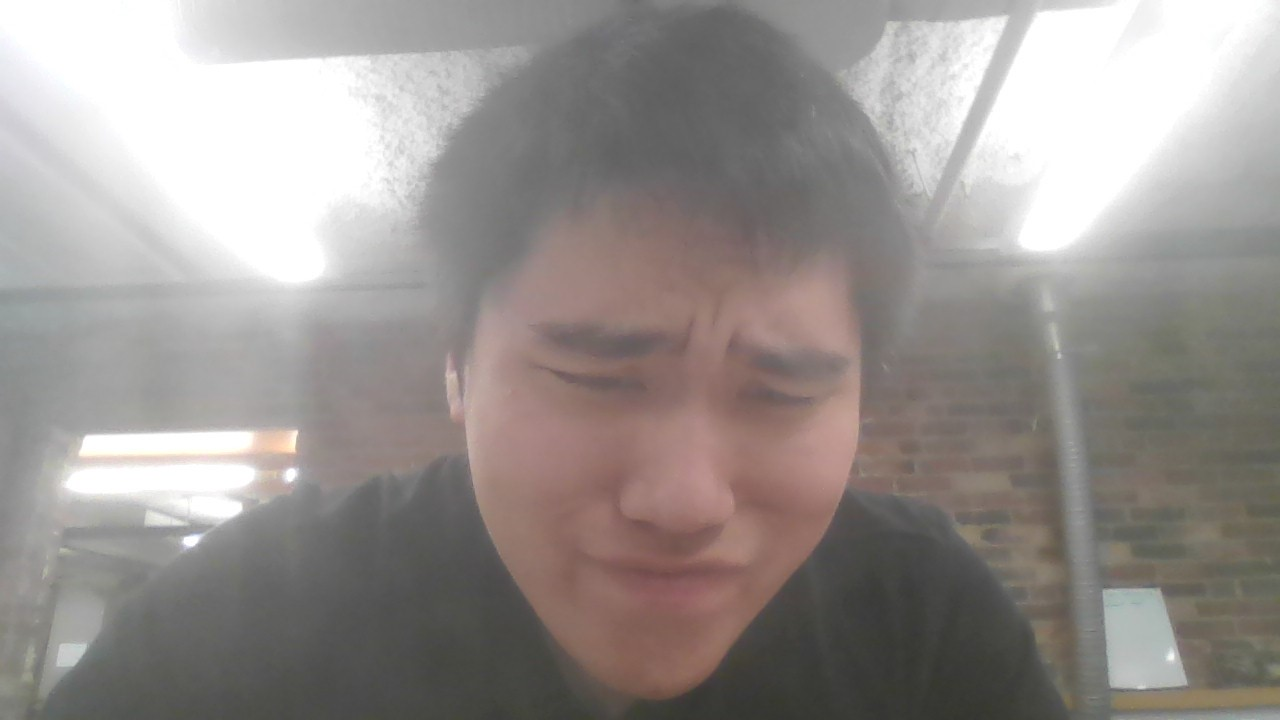
#> input picture midterm2/testing/test.jpg, 1280 x 720 px, given in place of the camera
$ python camera_main.py   (older library calls are emulated)
#> lines starting #> are read from the running program, lines starting #| are printed output that depends on the picture
### hw8-final/tracking.py
import cv2
import numpy as np


class Tracking:
    def __init__(self):
        # Magnet/Arm Variables
        self.mx = 0
        self.my = 0

        # Rib Bone/Object Variables
        self.cx = 0
        self.cy = 0

        # Display Variables

    def find_contour(self, image_to_analyze, lower, upper, area=20):
        # create NumPy arrays from the boundaries
        lower = np.array(lower, dtype="uint8")
        upper = np.array(upper, dtype="uint8")

        # find the colors within the specified boundaries and apply the mask
        mask = cv2.inRange(image_to_analyze, lower, upper)

        ret, thresh = cv2.threshold(mask, 40, 255, 0)
        if (int(cv2.__version__[0]) > 3):
            contours, hierarchy = cv2.findContours(thresh, cv2.RETR_EXTERNAL, cv2.CHAIN_APPROX_NONE)
        else:
            im2, contours, hierarchy = cv2.findContours(thresh, cv2.RETR_EXTERNAL, cv2.CHAIN_APPROX_NONE)

        if len(contours) != 0:
            # find the biggest countour (c) by the area
            c = max(contours, key=cv2.contourArea)

            # find center of largest contour, c.
            M = cv2.moments(c)
            if M["m00"] > area:
                cx = int(M['m10'] / M['m00'])
                cy = int(M['m01'] / M['m00'])
                # If a relevant color contour is found, and is large enough.
                return [cx, cy, c]  # returns center and contour itself
            else:
                # If a relevant color contour is found, but is not large enough.
                print(f"Object with Upper{upper} and Lower{lower} was found but must be larger")
                return True
        else:
            # If no relevant contour is found.
            return False
        # This shouldn't ever occur...
        # return None

    # Params: nparray as image, contour_data=[int, int, numpy.ndarray], int, int, int, str
    def draw_contour(self, image, contour_data, r, g, b, caption):
        # print(f"contour_data type:{type(contour_data)}")
        if type(contour_data) is list:
            x = contour_data[0]
            y = contour_data[1]
            contour = contour_data[2]
            # Contour data itself, as a numpy.ndarray
            cv2.drawContours(image, [contour], -1, (r, g, b), 2)
            # Give contour a caption
            cv2.putText(image, caption, (x + 10, y - 10), cv2.FONT_HERSHEY_SIMPLEX, 0.5, (r/2, g/2, b/2), 2)
            # Draw dot at center of contour
            cv2.circle(image, (contour_data[0], contour_data[1]), 1, (255, 0, 255), -1)
        # elif type(contour_data) is bool and contour_data is True:
        #     print(f"Object <{caption}> is found, but needs to be larger.")
        # else:
        #     # print(f"Object <{caption}> cannot be found.")

    def display_text_valid(self, image, valid):
        if valid:
            cv2.putText(image, f"Sending!", (30, 90), cv2.FONT_HERSHEY_SIMPLEX, 0.5,
                        (0, 255, 0), 1)
        else:
            cv2.putText(image, f"Not Sending!", (30, 90), cv2.FONT_HERSHEY_SIMPLEX, 0.5,
                        (0, 0, 255), 1)

    def display_text_arm_center(self, image, contour_data, current_data):
        mx = None
        my = None
        if type(contour_data) is list:
            mx = contour_data[0]
            my = contour_data[1]
        if type(contour_data) is list and type(current_data) is list:
            cv2.putText(image, f"Arm Center Coordinates: ({mx}, {my})", (30, 50), cv2.FONT_HERSHEY_SIMPLEX, 0.5,
                        (100, 255, 100), 1)
        elif type(contour_data) is list and current_data is True:
            cv2.putText(image, f"Arm Center Coordinates: too smol ): Last Known: ({mx}, {my})", (30, 50),
                        cv2.FONT_HERSHEY_SIMPLEX,
                        0.5, (255, 255, 100), 1)
        else:
            cv2.putText(image, f"Arm Center Coordinates: N/A, Last Known: ({mx}, {my})", (30, 50), cv2.FONT_HERSHEY_SIMPLEX, 0.5, (255, 50, 50),
                        1)

    def display_text_piece_center(self, image, contour_data, current_data):
        mx = None
        my = None
        if type(contour_data) is list:
            mx = contour_data[0]
            my = contour_data[1]
        if type(contour_data) is list and type(current_data) is list:
            cv2.putText(image, f"Piece Center Coordinates: ({mx}, {my})", (30, 30), cv2.FONT_HERSHEY_SIMPLEX, 0.5,
                        (100, 255, 100), 1)
        elif type(contour_data) is list and current_data is True:
            cv2.putText(image, f"Piece Center Coordinates: too smol ): Last Known: ({mx}, {my})", (30, 30),
                        cv2.FONT_HERSHEY_SIMPLEX,
                        0.5, (255, 255, 100), 1)
        else:
            cv2.putText(image, f"Piece Center Coordinates: N/A, Last Known: ({mx}, {my})", (30, 30),
                        cv2.FONT_HERSHEY_SIMPLEX, 0.5, (255, 50, 50),
                        1)

    def display_successline(self, image, y_line):
        cv2.line(image, (0, y_line), (640, y_line), (204, 255, 255), 1)

    def display_dividingline(self, image, x_line):
        cv2.line(image, (x_line, 0), (x_line, 480), (50, 100, 255), 1)

    # [4 lines left out: function display_text_success, not called in this run]

    def display_text_regions(self, image, upper_count, lower_count):
        cv2.putText(image, f"Upper Count: {upper_count}, Lower Count: {lower_count}", (30, 70),
                    cv2.FONT_HERSHEY_SIMPLEX, 0.5, (255, 200, 120),
                    1)

    def display_window(self, image):
        cv2.imshow('Display', image)

### hw8-final/camera_main.py
import cv2
import numpy as np
import paho.mqtt.client as mqtt
import time
import tracking

# [38 lines left out: functions display_relative, corrective_action, not called in this run]
        # grab_status = True # Leave uncommented for final test!

def mqtt_publish(msg):
    client.publish(mqtt_thread, msg)
    print(f"message sent to mqtt:, {msg}!")
def grab_ms():
    return int(time.time() * 1000) % 1000
def grab_second():
    return int(int(time.time() * 1000) % 10000 / 1000)

# define a video capture object
vid = cv2.VideoCapture(0) # Default Webcam
# vid = cv2.VideoCapture(1) # If using DroidCam (external phone camera)

# mqtt stuff!
mqtt_thread = "arm"
broker_address = "10.243.40.199"
client = mqtt.Client(mqtt_thread)
client.connect(broker_address)
print('Connected to %s MQTT broker' % broker_address)

# To stop program from sending mqtt stuff at an insane rate
valid = False
current_t = 0
last_t = 0

divisions = 0
count_inline = 0
grab_status = False

track = tracking.Tracking()

saved_arm = None
saved_piece = None
saved_divider = None
dividing_line = 0

upper_region_count = 0
lower_region_count = 0

pickup_status = False
pickup_count = 0
finished_status = False

# "Main" loop
while(True):
    current_t = int(grab_ms())
    if valid is True:
        valid = False
    # currently set to every half second
    if (current_t > 220 and current_t < 250):
        valid = True
        last_t = current_t
        # print(f"count_inline:{count_inline}")
    else:
        valid = False

    ret, frame = vid.read()
#> frame is the input picture: shape (720, 1280, 3); mean B, G, R 143.4, 146.4, 152.2
    cv2_image = cv2.cvtColor(np.array(frame), cv2.COLOR_RGB2BGR)

    # [4 lines of commented-out code are left out]

    lower_g = [45, 80, 0]  # For final
    upper_g = [75, 125, 55]
    lower_b = [5, 65, 150]  # For final
    upper_b = [45, 100, 255]
    lower_o = [200, 100, 0] # For final
    upper_o = [255, 150, 40] # For final

    arm = track.find_contour(cv2_image, lower_g, upper_g)
#> in find_contour, `mask = cv2.inRange(image_to_analyze, lower, upper)`: mask: shape (720, 1280); every value is 0
#> in find_contour, `contours, hierarchy = cv2.findContours(thresh, cv2.RETR_EXTERNAL, cv2...`: contours = []
#> arm = False
    piece = track.find_contour(cv2_image, lower_b, upper_b, 1)
#> piece = False
    divider = track.find_contour(cv2_image, lower_o, upper_o)
#> divider = False

    if type(arm) is list:
        saved_arm = arm

    if type(piece) is list:
        saved_piece = piece

    if type(divider) is list:
        saved_divider = divider
        dividing_line = saved_divider[0]

    track.draw_contour(frame, saved_arm, 50, 255, 50, "arm")
    track.draw_contour(frame, saved_piece, 255, 50, 25, "Piece Center")
    track.draw_contour(frame, saved_divider, 50, 100, 255, "Divider")

    track.display_text_valid(frame, valid)
    track.display_text_arm_center(frame, saved_arm, arm)
    track.display_text_piece_center(frame, saved_piece, piece)

    if type(piece) is list:
        if piece[1] > dividing_line and valid:
            upper_region_count += 1
            lower_region_count //= 2

        if piece[1] < dividing_line and valid:
            lower_region_count += 1
            upper_region_count //= 2

    track.display_dividingline(frame, dividing_line)
    track.display_text_regions(frame, upper_region_count, lower_region_count)

    if lower_region_count > 5 and valid and not pickup_status:
        mqtt_publish("grab_lower")
        pickup_status = True
    if upper_region_count > 5 and valid and not pickup_status:
        mqtt_publish("grab_upper")
        pickup_status = True

    success_y_line = 100
    if pickup_status and saved_piece[1] < success_y_line and valid:
        pickup_count += 1
    if pickup_count > 6 and True:
        track.display_text_success(frame)

    track.display_successline(frame, success_y_line)
#> in display_successline, `cv2.line(image, (0, y_line), (640, y_line), (204, 255, 255), 1)`:
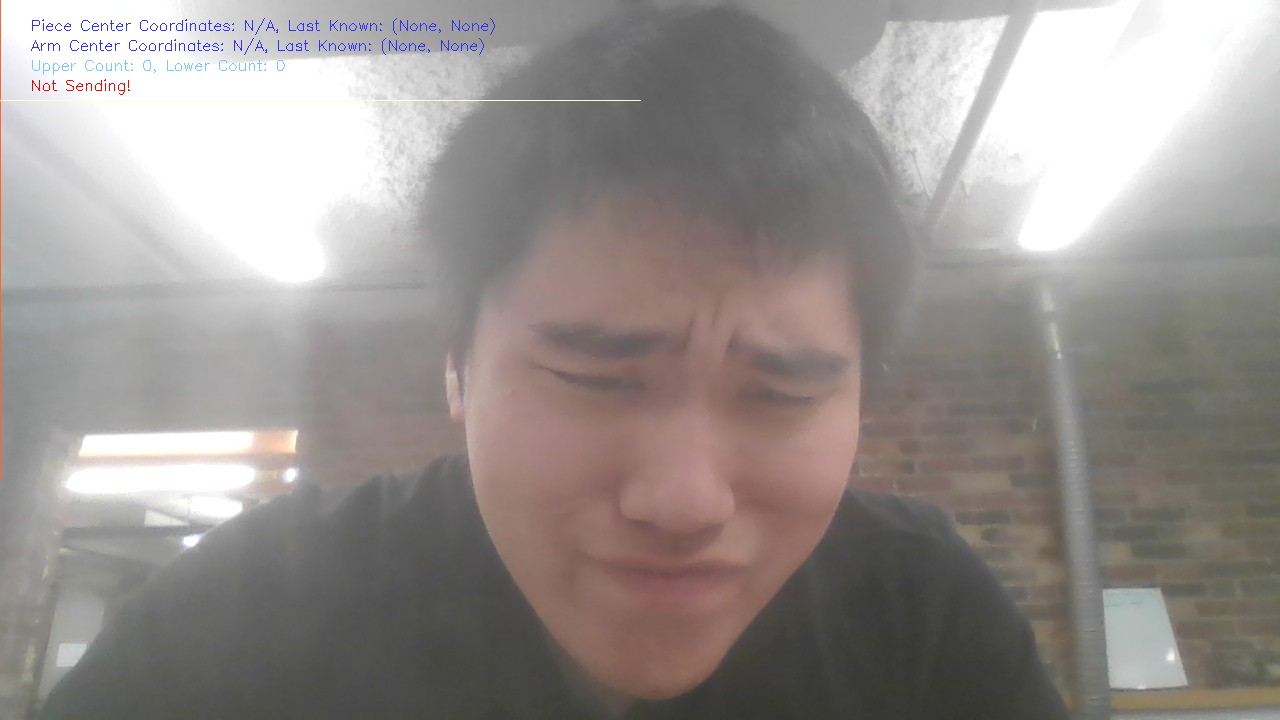
#> image: shape (720, 1280, 3); mean B, G, R 143.4, 146, 151.9

    track.display_window(frame)

    if cv2.waitKey(1) & 0xFF == ord('q'):
#> (key q is pressed here)
        break

vid.release()
cv2.destroyAllWindows()
